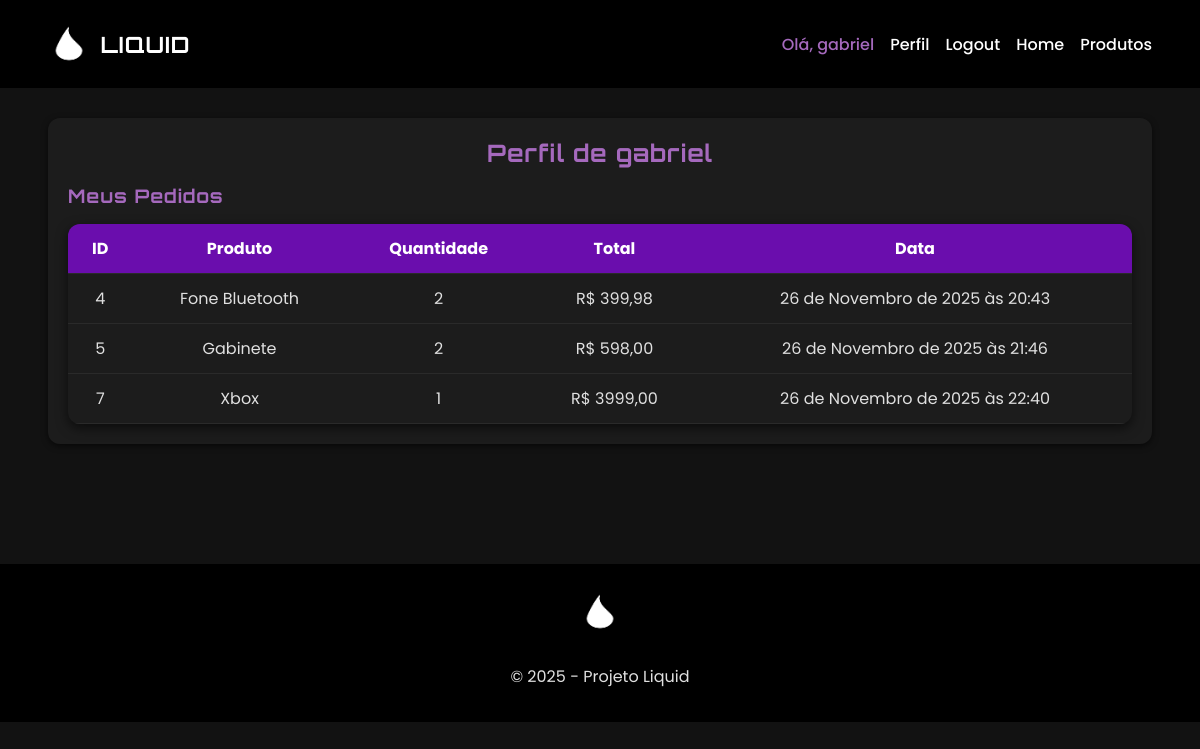
/perfil/ (signed in), run on the app's committed database.
### app/models.py (models this page shows, shortened)
class BaseModel(models.Model):
    criado_em = models.DateTimeField(auto_now_add=True)
    atualizado_em = models.DateTimeField(auto_now=True)
    class Meta:
        abstract = True

class Pagina(BaseModel):
    nome_do_site = models.CharField(max_length=200)
    logo_do_site = models.ImageField(upload_to='logos/', blank=True, null=True)
    texto_chamada = models.CharField(max_length=200)
    subtitulo_chamada = models.CharField(max_length=200, blank=True, null=True)
    imagem_fundo = models.ImageField(upload_to='fundo/', blank=True, null=True)
    texto_sobre = models.TextField()
    imagem_sobre = models.ImageField(upload_to='sobre/', blank=True, null=True)
    endereco = models.CharField(max_length=200)
    email = models.EmailField()
    whatsapp = models.CharField(max_length=20)

class Pedido(BaseModel):
    usuario = models.ForeignKey(User, on_delete=models.CASCADE)
    produto = models.ForeignKey(Produto, on_delete=models.CASCADE)
    quantidade = models.PositiveIntegerField()
    total = models.DecimalField(max_digits=10, decimal_places=2)
    data = models.DateTimeField(auto_now_add=True)

class Produto(BaseModel):
    nome = models.CharField(max_length=200)
    estoque = models.PositiveIntegerField()
    preco = models.DecimalField(max_digits=10, decimal_places=2)
    descricao = models.TextField()
    foto = models.ImageField(upload_to='produtos/', blank=True, null=True)

### app/views.py (the view)
# urls.py: path("perfil/", views.perfil, name="perfil"),
@login_required
def perfil(request):
    pedidos = Pedido.objects.filter(usuario=request.user)
    return render(request, "perfil.html", {"pedidos": pedidos})

### app/context_processors.py (called while the page is built)
def pagina_context(request):
    pagina = Pagina.objects.first()
    return {"pagina": pagina}

### app/templates/perfil.html (shortened to what this page needs)
{% extends 'base.html' %}
{% block content %}
<h2>Perfil de {{ request.user.username }}</h2>
<h3>Meus Pedidos</h3>
<div class="table-wrapper">
    <table class="table">
        <thead>
            <tr>
                <th>ID</th>
                <th>Produto</th>
                <th>Quantidade</th>
                <th>Total</th>
                <th>Data</th>
            </tr>
        </thead>
        <tbody>
            {% for pedido in pedidos %}
            <tr>
                <td data-label="ID">{{ pedido.id }}</td>
                <td data-label="Produto">{{ pedido.produto.nome }}</td>
                <td data-label="Quantidade">{{ pedido.quantidade }}</td>
                <td data-label="Total">R$ {{ pedido.total }}</td>
                <td data-label="Data">{{ pedido.data }}</td>
            </tr>
            {% empty %}
            <tr><td colspan="5">Nenhum pedido realizado.</td></tr>
            {% endfor %}
        </tbody>
    </table>
</div>
{% endblock %}

### app/templates/base.html (shortened to what this page needs)
<!DOCTYPE html>
<html lang="pt-br">
<head>
    {% load static %}
    <link rel="stylesheet" href="{% static 'style.css' %}">
</head>
<body>
    <nav class="navbar">
        <div class="container">
            <a href="{% url 'index' %}" class="brand">
                {% if pagina.logo_do_site %}
                <img src="{{ pagina.logo_do_site.url }}" alt="Logo" class="logo">
                {% endif %}
                <span class="site-name">
                    {{ pagina.nome_do_site|default:" " }}
                </span>
            </a>
            <div class="menu">
                {% if user.is_authenticated %}
                <a><span class="user">Olá, {{ user.username }}</span></a>
                <a href="{% url 'perfil' %}">Perfil</a>
                <a href="{% url 'logout' %}" class="btn-logout">Logout</a>
                <a href="{% url 'index' %}">Home</a>
                <a href="{% url 'produtos' %}">Produtos</a>
                {% else %}
                <a href="{% url 'index' %}">Home</a>
                <a href="{% url 'produtos' %}">Produtos</a>
                <a href="{% url 'cadastro' %}">Cadastro</a>
                <a href="{% url 'login' %}" class="btn-login">Entrar</a>
                {% endif %}
            </div>
        </div>
    </nav>
    <main class="content-container">
        {% block content %}{% endblock %}
    </main>
    <footer>
        <div class="container">
            <img src="{{ pagina.logo_do_site.url }}" alt="Logo" class="logo">
            <p>&copy; 2025 - Projeto Liquid</p>
        </div>
    </footer>
</body>
</html>

### app/static/style.css (style rules this page uses)
*, *::before, *::after { box-sizing: border-box; }
html, body { height: 100%; }
body { font-family: 'Poppins', 'Segoe UI', Arial, sans-serif; background: #121212; color: #e0e0e0; margin: 0; padding: 0; }
h1, h2, h3, .navbar .brand { font-family: 'Orbitron', sans-serif; letter-spacing: 1px; color: #a569bd; }
.navbar .brand { font-size: 1.6rem; font-weight: 700; text-transform: uppercase; }
.container, .content-container { width: 92%; max-width: 1200px; margin: 0 auto; }
.content-container { margin-top: 30px; padding: 20px; background: #1c1c1c; border-radius: 12px; box-shadow: 0 2px 6px rgba(0,0,0,0.6); }
.navbar { background: #000; color: #fff; padding: 14px 0; }
.navbar .container { display: flex; justify-content: space-between; align-items: center; gap: 16px; }
.navbar .brand { font-weight: 700; font-size: 1.4rem; color: #fff; text-decoration: none; display: flex; align-items: center; gap: 10px; }
.navbar .menu { display: flex; flex-wrap: wrap; gap: 16px; }
.navbar .menu a { color: #fff; text-decoration: none; font-weight: 500; }
.navbar .user { color: #a569bd; }
.site-name { color: #fff; }
footer { background: #000; color: #fff; text-align: center; padding: 18px 0; margin-top: 120px; font-size: 0.9rem; }
p { margin-bottom: 14px; line-height: 1.6; font-size: 1rem; color: #e0e0e0; }
h1, h2, h3 { margin: 0 0 16px 0; }
.text-center h1, h2 { text-align: center; color: #a569bd; }
.table { width: 100%; border-collapse: collapse; background: #1c1c1c; border-radius: 12px; overflow: hidden; box-shadow: 0 4px 12px rgba(0,0,0,0.6); }
.table thead { background: #6a0dad; color: #fff; }
.table th, .table td { padding: 12px 14px; text-align: center; border-bottom: 1px solid #2a2a2a; }
.logo { height: 60px; width: auto; object-fit: contain; display: inline-block; }

### data on the page
Pagina: logo_do_site (picture), nome_do_site "LIQUID"
Pedido: id "4", produto.nome "Fone Bluetooth", quantidade "2", total "399,98", data "26 de Novembro de 2025 às 20:43"
Pedido: id "5", produto.nome "Gabinete", quantidade "2", total "598,00", data "26 de Novembro de 2025 às 21:46"
Pedido: id "7", produto.nome "Xbox", quantidade "1", total "3999,00", data "26 de Novembro de 2025 às 22:40"

### other printed values
{{ user.username }} "gabriel"
{{ request.user.username }} "gabriel"
